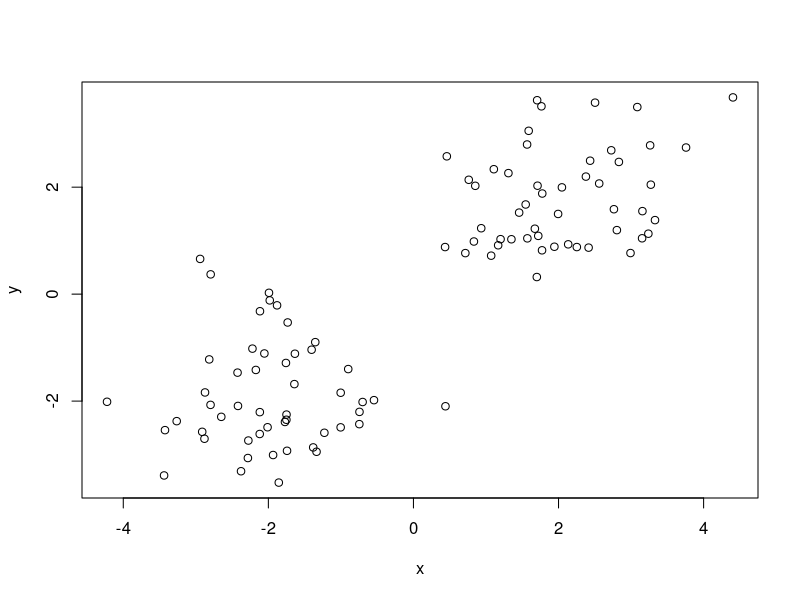

The R source for this figure:
# setwd("C:/Users/Lu/Dropbox/Machine Learning/Project 3")
set.seed(0)


n <- 100
type <- c(rep('A',n/2),rep('B',n/2))
x <- c(rnorm(n/2, mean = 2), rnorm(n/2, mean = -2))
y <- c(rnorm(n/2, mean = 2), rnorm(n/2, mean = -2))

dat <- data.frame(type,x,y)
plot(y ~ x, data = dat)

write.csv(dat, file = 'ToyData.csv',row.names=FALSE)